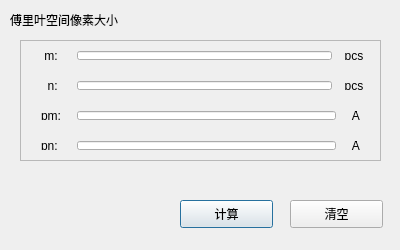
<?xml version="1.0" encoding="UTF-8"?>
<ui version="4.0">
 <class>Input1</class>
 <widget class="QDialog" name="Input1">
  <property name="enabled">
   <bool>true</bool>
  </property>
  <property name="geometry">
   <rect>
    <x>0</x>
    <y>0</y>
    <width>400</width>
    <height>250</height>
   </rect>
  </property>
  <property name="windowTitle">
   <string>计算器</string>
  </property>
  <widget class="QLabel" name="CalculateName">
   <property name="geometry">
    <rect>
     <x>10</x>
     <y>0</y>
     <width>170</width>
     <height>40</height>
    </rect>
   </property>
   <property name="text">
    <string>傅里叶空间像素大小</string>
   </property>
   <property name="textFormat">
    <enum>Qt::AutoText</enum>
   </property>
   <property name="wordWrap">
    <bool>false</bool>
   </property>
   <property name="textInteractionFlags">
    <set>Qt::LinksAccessibleByMouse</set>
   </property>
  </widget>
  <widget class="QFrame" name="frame">
   <property name="geometry">
    <rect>
     <x>20</x>
     <y>40</y>
     <width>361</width>
     <height>121</height>
    </rect>
   </property>
   <property name="styleSheet">
    <string notr="true"/>
   </property>
   <property name="frameShape">
    <enum>QFrame::StyledPanel</enum>
   </property>
   <property name="frameShadow">
    <enum>QFrame::Raised</enum>
   </property>
   <property name="lineWidth">
    <number>1</number>
   </property>
   <widget class="QWidget" name="horizontalLayoutWidget">
    <property name="geometry">
     <rect>
      <x>0</x>
      <y>0</y>
      <width>361</width>
      <height>31</height>
     </rect>
    </property>
    <layout class="QHBoxLayout" name="horizontalLayout_5">
     <item>
      <widget class="QLabel" name="mLable">
       <property name="maximumSize">
        <size>
         <width>45</width>
         <height>16777215</height>
        </size>
       </property>
       <property name="text">
        <string>    m:    </string>
       </property>
       <property name="alignment">
        <set>Qt::AlignCenter</set>
       </property>
      </widget>
     </item>
     <item>
      <widget class="QLineEdit" name="mInput">
       <property name="maximumSize">
        <size>
         <width>265</width>
         <height>23</height>
        </size>
       </property>
      </widget>
     </item>
     <item>
      <widget class="QLabel" name="mUnit">
       <property name="maximumSize">
        <size>
         <width>37</width>
         <height>16777215</height>
        </size>
       </property>
       <property name="text">
        <string>  pcs  </string>
       </property>
      </widget>
     </item>
    </layout>
   </widget>
   <widget class="QWidget" name="horizontalLayoutWidget_2">
    <property name="geometry">
     <rect>
      <x>0</x>
      <y>30</y>
      <width>361</width>
      <height>31</height>
     </rect>
    </property>
    <layout class="QHBoxLayout" name="horizontalLayout_6">
     <item>
      <widget class="QLabel" name="nLabel">
       <property name="maximumSize">
        <size>
         <width>45</width>
         <height>16777215</height>
        </size>
       </property>
       <property name="text">
        <string>     n:    </string>
       </property>
       <property name="alignment">
        <set>Qt::AlignCenter</set>
       </property>
      </widget>
     </item>
     <item>
      <widget class="QLineEdit" name="nInput">
       <property name="maximumSize">
        <size>
         <width>265</width>
         <height>23</height>
        </size>
       </property>
      </widget>
     </item>
     <item>
      <widget class="QLabel" name="nUnit">
       <property name="text">
        <string>  pcs  </string>
       </property>
      </widget>
     </item>
    </layout>
   </widget>
   <widget class="QWidget" name="horizontalLayoutWidget_4">
    <property name="geometry">
     <rect>
      <x>0</x>
      <y>90</y>
      <width>361</width>
      <height>31</height>
     </rect>
    </property>
    <layout class="QHBoxLayout" name="horizontalLayout_8">
     <item>
      <widget class="QLabel" name="pnLabel">
       <property name="maximumSize">
        <size>
         <width>45</width>
         <height>16777215</height>
        </size>
       </property>
       <property name="text">
        <string>   pn:    </string>
       </property>
       <property name="alignment">
        <set>Qt::AlignCenter</set>
       </property>
      </widget>
     </item>
     <item>
      <widget class="QLineEdit" name="pnInput">
       <property name="maximumSize">
        <size>
         <width>265</width>
         <height>23</height>
        </size>
       </property>
      </widget>
     </item>
     <item>
      <widget class="QLabel" name="pnUnit">
       <property name="text">
        <string>   Å   </string>
       </property>
      </widget>
     </item>
    </layout>
   </widget>
   <widget class="QWidget" name="horizontalLayoutWidget_5">
    <property name="geometry">
     <rect>
      <x>0</x>
      <y>60</y>
      <width>361</width>
      <height>31</height>
     </rect>
    </property>
    <layout class="QHBoxLayout" name="horizontalLayout_9">
     <item>
      <widget class="QLabel" name="pmLabel">
       <property name="maximumSize">
        <size>
         <width>45</width>
         <height>16777215</height>
        </size>
       </property>
       <property name="text">
        <string>   pm:   </string>
       </property>
       <property name="alignment">
        <set>Qt::AlignCenter</set>
       </property>
      </widget>
     </item>
     <item>
      <widget class="QLineEdit" name="pmInput">
       <property name="maximumSize">
        <size>
         <width>265</width>
         <height>23</height>
        </size>
       </property>
      </widget>
     </item>
     <item>
      <widget class="QLabel" name="pmUnit">
       <property name="text">
        <string>   Å   </string>
       </property>
      </widget>
     </item>
    </layout>
   </widget>
  </widget>
  <widget class="QPushButton" name="CalculateBtn">
   <property name="geometry">
    <rect>
     <x>180</x>
     <y>200</y>
     <width>93</width>
     <height>28</height>
    </rect>
   </property>
   <property name="text">
    <string>计算</string>
   </property>
  </widget>
  <widget class="QPushButton" name="ResetBtn">
   <property name="geometry">
    <rect>
     <x>290</x>
     <y>200</y>
     <width>93</width>
     <height>28</height>
    </rect>
   </property>
   <property name="text">
    <string>清空</string>
   </property>
  </widget>
 </widget>
 <layoutdefault spacing="6" margin="11"/>
 <resources/>
 <connections/>
</ui>
